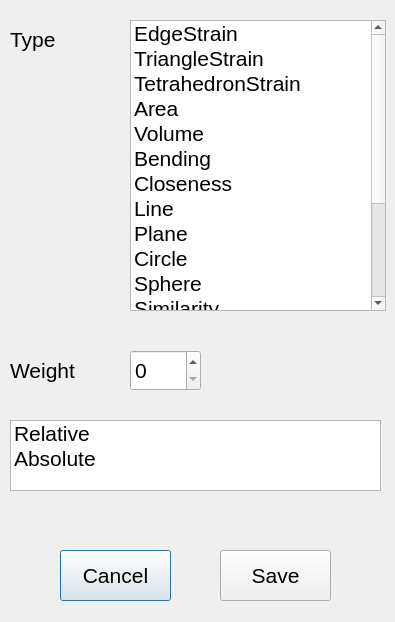
<?xml version="1.0" encoding="UTF-8"?>
<ui version="4.0">
 <class>ConstraintDialog</class>
 <widget class="QDialog" name="ConstraintDialog">
  <property name="geometry">
   <rect>
    <x>0</x>
    <y>0</y>
    <width>395</width>
    <height>622</height>
   </rect>
  </property>
  <property name="windowTitle">
   <string>ConstraintDialog</string>
  </property>
  <widget class="QListWidget" name="typeList">
   <property name="geometry">
    <rect>
     <x>130</x>
     <y>20</y>
     <width>256</width>
     <height>291</height>
    </rect>
   </property>
   <property name="font">
    <font>
     <pointsize>16</pointsize>
    </font>
   </property>
   <item>
    <property name="text">
     <string>EdgeStrain</string>
    </property>
   </item>
   <item>
    <property name="text">
     <string>TriangleStrain</string>
    </property>
   </item>
   <item>
    <property name="text">
     <string>TetrahedronStrain</string>
    </property>
   </item>
   <item>
    <property name="text">
     <string>Area</string>
    </property>
   </item>
   <item>
    <property name="text">
     <string>Volume</string>
    </property>
   </item>
   <item>
    <property name="text">
     <string>Bending</string>
    </property>
   </item>
   <item>
    <property name="text">
     <string>Closeness</string>
    </property>
   </item>
   <item>
    <property name="text">
     <string>Line</string>
    </property>
   </item>
   <item>
    <property name="text">
     <string>Plane</string>
    </property>
   </item>
   <item>
    <property name="text">
     <string>Circle</string>
    </property>
   </item>
   <item>
    <property name="text">
     <string>Sphere</string>
    </property>
   </item>
   <item>
    <property name="text">
     <string>Similarity</string>
    </property>
   </item>
   <item>
    <property name="text">
     <string>Rigid</string>
    </property>
   </item>
   <item>
    <property name="text">
     <string>Rectangle</string>
    </property>
   </item>
   <item>
    <property name="text">
     <string>Parallelogram</string>
    </property>
   </item>
   <item>
    <property name="text">
     <string>Laplacian</string>
    </property>
   </item>
   <item>
    <property name="text">
     <string>LaplacianDisplacement</string>
    </property>
   </item>
  </widget>
  <widget class="QLabel" name="label">
   <property name="geometry">
    <rect>
     <x>10</x>
     <y>24</y>
     <width>81</width>
     <height>31</height>
    </rect>
   </property>
   <property name="font">
    <font>
     <pointsize>16</pointsize>
    </font>
   </property>
   <property name="text">
    <string>Type</string>
   </property>
  </widget>
  <widget class="QLabel" name="label_2">
   <property name="geometry">
    <rect>
     <x>10</x>
     <y>355</y>
     <width>81</width>
     <height>31</height>
    </rect>
   </property>
   <property name="font">
    <font>
     <pointsize>16</pointsize>
    </font>
   </property>
   <property name="text">
    <string>Weight</string>
   </property>
  </widget>
  <widget class="QSpinBox" name="weightSpinBox">
   <property name="geometry">
    <rect>
     <x>130</x>
     <y>350</y>
     <width>71</width>
     <height>41</height>
    </rect>
   </property>
   <property name="font">
    <font>
     <pointsize>16</pointsize>
    </font>
   </property>
   <property name="maximum">
    <number>1000</number>
   </property>
  </widget>
  <widget class="QPushButton" name="CancelButton">
   <property name="geometry">
    <rect>
     <x>60</x>
     <y>550</y>
     <width>111</width>
     <height>51</height>
    </rect>
   </property>
   <property name="font">
    <font>
     <pointsize>16</pointsize>
    </font>
   </property>
   <property name="text">
    <string>Cancel</string>
   </property>
  </widget>
  <widget class="QPushButton" name="SaveButton">
   <property name="geometry">
    <rect>
     <x>220</x>
     <y>550</y>
     <width>111</width>
     <height>51</height>
    </rect>
   </property>
   <property name="font">
    <font>
     <pointsize>16</pointsize>
    </font>
   </property>
   <property name="text">
    <string>Save</string>
   </property>
  </widget>
  <widget class="QListWidget" name="RelativeOption">
   <property name="geometry">
    <rect>
     <x>10</x>
     <y>420</y>
     <width>371</width>
     <height>71</height>
    </rect>
   </property>
   <property name="font">
    <font>
     <pointsize>16</pointsize>
    </font>
   </property>
   <item>
    <property name="text">
     <string>Relative</string>
    </property>
   </item>
   <item>
    <property name="text">
     <string>Absolute</string>
    </property>
   </item>
  </widget>
 </widget>
 <resources/>
 <connections/>
</ui>
